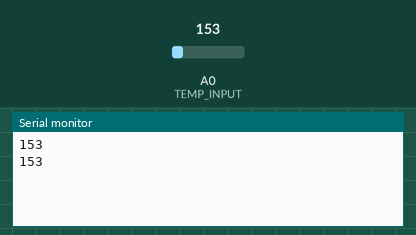
A sketch run on a simulated Arduino Uno, built with avr-gcc and run on an emulated ATmega328P. Shown: the last lines printed to the serial monitor. The inputs (shaded band) are chosen by the test bench; at power-on: A0 (TEMP_INPUT) = 153.

Above: at 1.8 s.
1.9 s: A0 (TEMP_INPUT) set to 165
At 2.6 s:
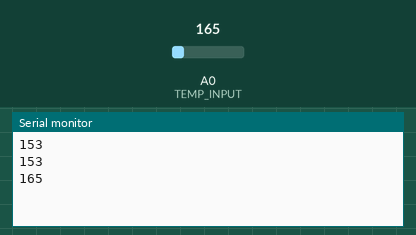
3.4 s: A0 (TEMP_INPUT) set to 175
At 4.8 s:
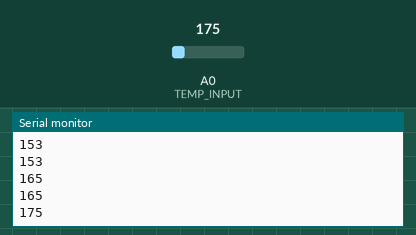
Timing chart, 0 to 6.4 s (numbered marks = the images above; inputs shaded):
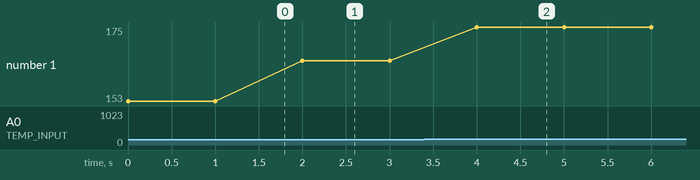

The sketch:

tmp36_start.ino
```cpp
//
// AA00, TMP36 sensor
//

#define TEMP_INPUT 0
// or  int TEMP_INPUT = 0;

void setup() {
  Serial.begin(9600);
}

void loop() {
   //getting the voltage reading from the temperature sensor
  int value = analogRead(TEMP_INPUT);
  // Print value
  Serial.println(value);

  delay(1000);
}
```

Measured:
- after the input at 1.9 s, the serial monitor: prints a new line after 0.10 s (image 1)
- after the input at 3.4 s, the serial monitor: prints a new line after 0.60 s (image 2)
- plotted number 1: 153 → 165 after the input at 1.9 s, 165 → 175 after the input at 3.4 s
